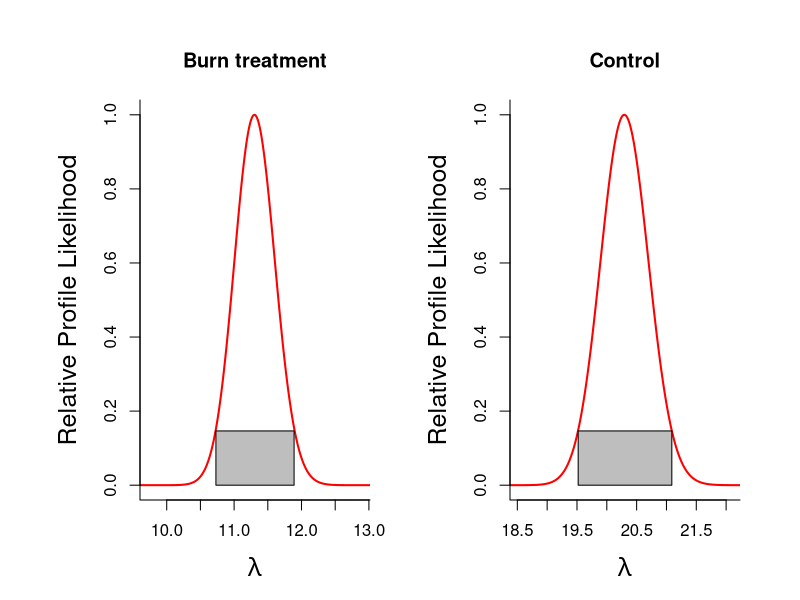
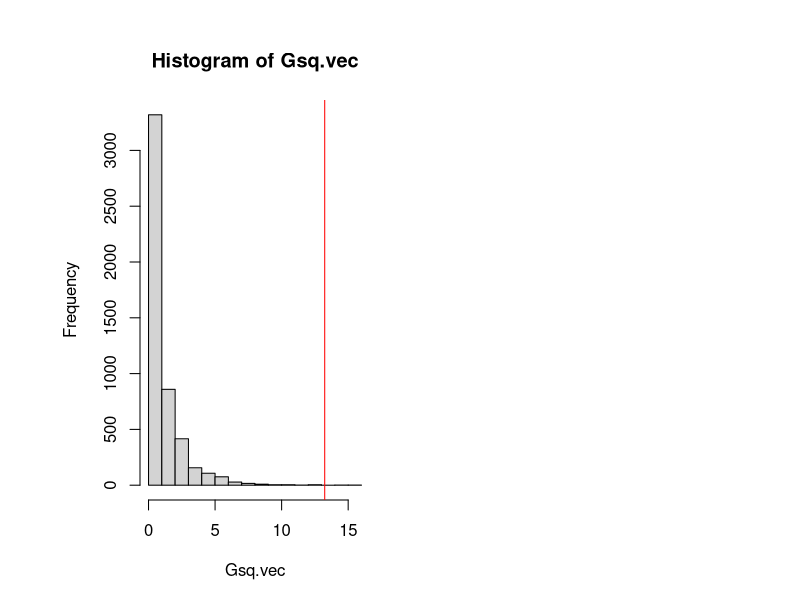

Here is the R script that generated these plots, in order:
## ---- chunk 1
library(tidyverse) # load in Tidyverse to filter data

## ---- chunk 2
require(tidyverse)

# Load in the data to filter data
seeds <- read.csv("seed_trap.csv", header = T) # Bring in the data

# Convert the site x species matrix into the long format
seeds_long <- pivot_longer(seeds, cols = 4:9,names_to = "SPECIES", 
													 values_to = "SEEDS")

# Filter the data by treatment (control is 1 year rough)
burn <- seeds_long %>% 
filter(TREATMENT == "BURN")
control <- seeds_long %>% 
filter(TREATMENT == "CONTROL")
## ---- chunk 3
treatment <- function(burn,control ,plot.it=TRUE){

	# Computing Likelihood for Observed Data ####
	llh_poisson <- function(lambda, y){
		# log(likelihood) by summing 
		llh <- sum(dpois(y, lambda, log=TRUE))
  		return(llh)
	}

	lambdas <- seq(0,100, by=0.01)

	# compute log-likelihood for all lambda values
	burn_ll <- sapply(lambdas,function(x){llh_poisson(x,burn$SEEDS)})
	max.burn.ll <- max(burn_ll)
	burn.mle <- lambdas[burn_ll==max.burn.ll]
	burn.rel.l <- exp(burn_ll - max.burn.ll)
	burn.ci.cuttoff <- exp(-qchisq(p=0.95, df=1)/2)
	burn.cut.m.rell <- burn.ci.cuttoff - burn.rel.l
	burn.ci.indices <- which(burn.cut.m.rell<0, arr.ind=TRUE)
	burn.len.ciind <- length(burn.ci.indices)
	burn.left.CL <- lambdas[burn.ci.indices[1]]
	burn.right.CL <-lambdas[burn.ci.indices[burn.len.ciind]]
	n.burn <- length(burn$SEEDS)
	
	control_ll <- sapply(lambdas,function(x){llh_poisson(x,control$SEEDS)})
	max.control.ll <- max(control_ll)
	control.mle <- lambdas[control_ll==max.control.ll]
	control.rel.l <- exp(control_ll - max.control.ll)
	control.ci.cuttoff <- exp(-qchisq(p=0.95, df=1)/2)
	control.cut.m.rell <- control.ci.cuttoff - control.rel.l
	control.ci.indices <- which(control.cut.m.rell<0, arr.ind=TRUE)
	control.len.ciind <- length(control.ci.indices)
	control.left.CL <- lambdas[control.ci.indices[1]]
	control.right.CL <-lambdas[control.ci.indices[control.len.ciind]]
	n.control <- length(control$SEEDS)	

	#### Null model log-likelihood: no difference between burn and control?
	all.data  <- c(as.vector(burn$SEEDS), as.vector(control$SEEDS))
	null_ll <- sapply(lambdas,function(x){llh_poisson(x,all.data)})
	max.null.ll <- max(null_ll)
	null.mle <- lambdas[null_ll==max.null.ll]

	bic.sep.model <- -2*(max.burn.ll+max.control.ll) + 2*log(n.burn+n.control)
	bic.null.model <- -2*max.null.ll + 1*log(n.burn+n.control)
	if(bic.sep.model<bic.null.model){outcome <- 
		"Separate model is best"}else{outcome<- 
			"There's no difference between control and burn"}
	# Save the lambdas and log-likelihoods in a data frame
	burn_df <- data.frame(ll=burn_ll, lambda=lambdas)
	burn_df$TREATMENT <- c("BURN")
	control_df <- data.frame(ll=control_ll, lambda=lambdas)
	control_df$TREATMENT <- c("CONTROL")
	profile.ll <- rbind(burn_df, control_df)
	
	# Save the MLES and the confidence intervals	
	burn.cis <- c(burn.left.CL, burn.mle, burn.right.CL)
	ctl.cis  <- c(control.left.CL, control.mle, control.right.CL)
	out <- rbind(burn.cis, ctl.cis)	
	colnames(out) <- c("LCL", "MLE", "UPL")
	rownames(out) <- c("Burn treat.", "Control")
	
	
	
	if(plot.it==TRUE){
		
		burn.ci <- seq(from=burn.left.CL, to=burn.right.CL, by=0.01)
		ctl.ci <- seq(from=control.left.CL, to=control.right.CL, by=0.01)
		ci.height <- burn.ci.cuttoff
		
		xlims.burn <- c(burn.left.CL-1, burn.right.CL+1)
		xlims.ctl  <- c(control.left.CL-1, control.right.CL+1) 
		par(mfrow=c(1,2), oma=c(1,2,1,1), mar=c(4,5,4,2))		
		plot(lambdas, burn.rel.l, type="l", col="red", lwd=2, xlim=xlims.burn, xlab=expression(lambda), 
		ylab="Relative Profile Likelihood", cex.lab=1.5, bty="l", main="Burn treatment")
		polygon(x=c(burn.ci,rev(burn.ci)), y=c(rep(0,length(burn.ci)),rep(ci.height,length(burn.ci))), col="grey")
		plot(lambdas, control.rel.l, type="l", col="red", lwd=2, xlim=xlims.ctl,xlab=expression(lambda), 
		ylab="Relative Profile Likelihood", cex.lab=1.5, bty="l", main="Control")
		polygon(x=c(ctl.ci,rev(ctl.ci)), y=c(rep(0,length(ctl.ci)),rep(ci.height,length(ctl.ci))), col="grey")		
		
	}
	
	
	return(list(CIS.lambdas=out,bic.sep.model=bic.sep.model, bic.null.model=bic.null.model, outcome=outcome))
}
## ---- chunk 4
output <- treatment(burn,control,plot.it=TRUE)
## ---- chunk 5
# Extract the MLEs
out.mle <- output[[1]]

# Separate the burn from control MLEs
burn.lamb.mle <- out.mle[1,3]
control.lamb.mle <- out.mle[2,3]
## ---- chunk 6
# Number of trials 
N <- 10
burn.reps <- 21
control.reps <- 21

# Simulate the data
burn.samp <- rbinom(n=burn.reps, size=N, prob=0.40)
cont.samp <- rbinom(n=burn.reps, size=N, prob=0.16)

# Calculate phat
burn.p.hat <- sum(burn.samp)/(N*length(burn.samp))
cont.p.hat <- sum(cont.samp)/(N*length(cont.samp))
## ---- chunk 7
# Simulate data using probability from simulated data
# and the number of trials from the estimation of seed arrival
burn.est <- rbinom(n=burn.reps, size=round(burn.lamb.mle), prob = burn.p.hat)
cont.est <- rbinom(n=control.reps, size=round(control.lamb.mle), prob = cont.p.hat)
## ---- chunk 8
# Comparing total plant establishmet by treatment
lnLo <- function(burn,control,Ntrials){
	
	both.counts <- c(burn,control)
	p.hat <- sum(both.counts)/(Ntrials*length(both.counts))
	llikevec <- dbinom(x=both.counts, size=Ntrials, prob=p.hat, log=TRUE)
	return(sum(llikevec))
}

# Likelihood function under the alternative
lnL1 <- function(burn,control,Ntrials){
	
	phat.burn <- sum(burn)/(Ntrials*length(burn))
	phat.cont <- sum(control)/(Ntrials*length(control))
	
	llike.burn <- sum(dbinom(x=burn,size=Ntrials, prob=phat.burn, log=TRUE))
	llike.cont <- sum(dbinom(x=control,size=Ntrials, prob=phat.cont, log=TRUE))
	
	return(sum(c(llike.burn,llike.cont)))
}

# Computing Gsq = -2log(Lo/L1)
lnLo.hat <- lnLo(burn=burn.est, control=cont.est, Ntrials=N)
lnL1.hat <- lnL1(burn=burn.est, control=cont.est, Ntrials=N)

Gsq <- -2*(lnLo.hat-lnL1.hat)
alpha <- 0.001
Gsq.crit <- qchisq(p=1-alpha, df=3-1)
pvalue <- 1-pchisq(q=Gsq, df=3-1)

# Parametric bootstrapping
boot <- 5000
both <- c(burn.est,cont.est)
phat.Ho <- sum(both)/(N*length(both)); # MLE under H0 = sum(xis)/sum(nis)
Gsq.vec <- rep(0,boot)

for(i in 1:boot){
	# Simulate data like the one observed but under the Null hypothesis

	burn.boot <- rbinom(n=burn, size=N, prob=phat.Ho)
	cont.boot <- rbinom(n=control, size=N, prob=phat.Ho)
	
	lnLo.boot <- lnLo(burn=burn.boot, control=cont.boot, Ntrials=N)	
	lnL1.boot <- lnL1(burn=burn.boot, control=cont.boot, Ntrials=N)		
	
	Gsq.vec[i] <- -2*(lnLo.boot-lnL1.boot)
	
}

boot.pval <- sum(Gsq.vec > Gsq)/2000 # Proportion of boostrap Gsq's that are bigger than the observed Gsq
print(boot.pval) # compare to Chisquare pvalue
print(pvalue)
## ---- chunk 9
hist(Gsq.vec)
abline(v=Gsq, col="red")
